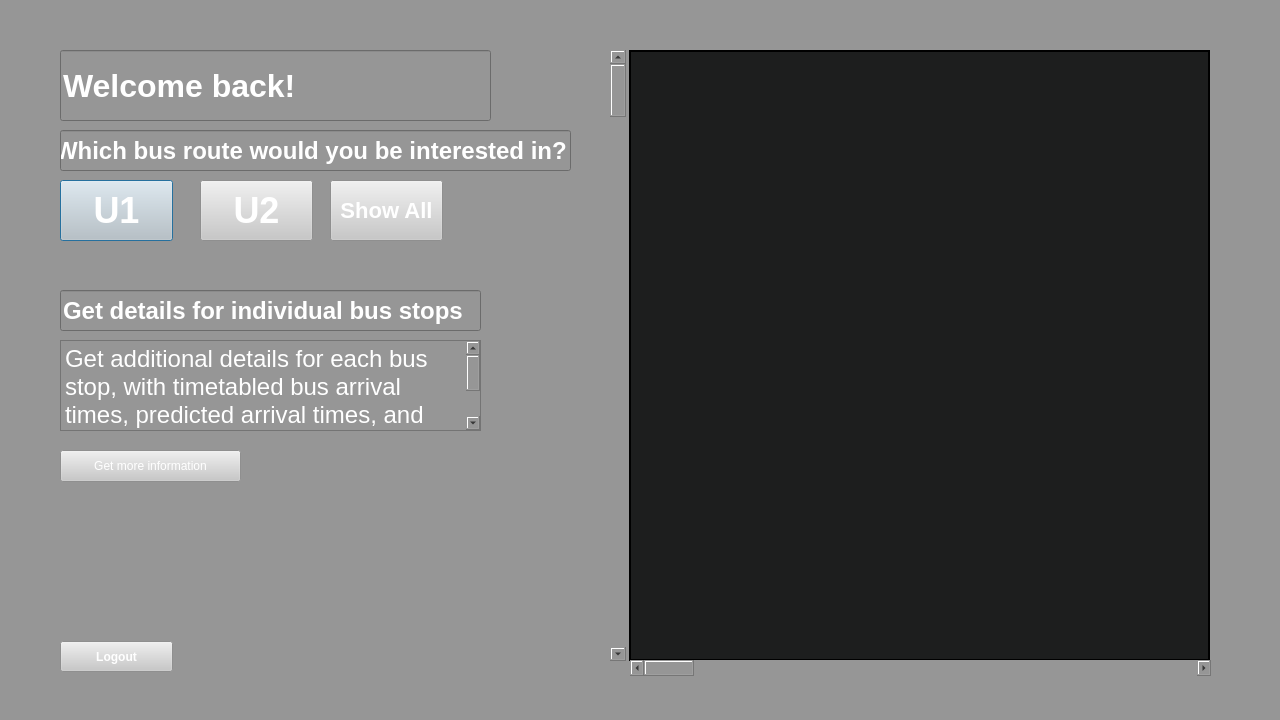
<?xml version="1.0" encoding="UTF-8"?>
<ui version="4.0">
 <class>Dialog</class>
 <widget class="QDialog" name="Dialog">
  <property name="geometry">
   <rect>
    <x>0</x>
    <y>0</y>
    <width>1280</width>
    <height>720</height>
   </rect>
  </property>
  <property name="sizePolicy">
   <sizepolicy hsizetype="Preferred" vsizetype="Preferred">
    <horstretch>0</horstretch>
    <verstretch>0</verstretch>
   </sizepolicy>
  </property>
  <property name="minimumSize">
   <size>
    <width>1280</width>
    <height>720</height>
   </size>
  </property>
  <property name="maximumSize">
   <size>
    <width>1280</width>
    <height>720</height>
   </size>
  </property>
  <property name="baseSize">
   <size>
    <width>1280</width>
    <height>720</height>
   </size>
  </property>
  <property name="windowTitle">
   <string>Dialog</string>
  </property>
  <property name="autoFillBackground">
   <bool>false</bool>
  </property>
  <property name="styleSheet">
   <string notr="true">background-color: rgb(150, 150, 150);</string>
  </property>
  <widget class="QFrame" name="frame">
   <property name="geometry">
    <rect>
     <x>629</x>
     <y>50</y>
     <width>581</width>
     <height>611</height>
    </rect>
   </property>
   <property name="styleSheet">
    <string notr="true">background-color: rgb(29, 30, 30);
border: 2px solid;
</string>
   </property>
   <property name="frameShape">
    <enum>QFrame::StyledPanel</enum>
   </property>
   <property name="frameShadow">
    <enum>QFrame::Raised</enum>
   </property>
  </widget>
  <widget class="QScrollBar" name="verticalScrollBar">
   <property name="geometry">
    <rect>
     <x>610</x>
     <y>50</y>
     <width>16</width>
     <height>611</height>
    </rect>
   </property>
   <property name="orientation">
    <enum>Qt::Vertical</enum>
   </property>
  </widget>
  <widget class="QScrollBar" name="horizontalScrollBar">
   <property name="geometry">
    <rect>
     <x>630</x>
     <y>660</y>
     <width>581</width>
     <height>16</height>
    </rect>
   </property>
   <property name="orientation">
    <enum>Qt::Horizontal</enum>
   </property>
  </widget>
  <widget class="QLineEdit" name="Welcome">
   <property name="geometry">
    <rect>
     <x>60</x>
     <y>50</y>
     <width>431</width>
     <height>71</height>
    </rect>
   </property>
   <property name="styleSheet">
    <string notr="true">font-size: 32px;
font-family: Tahoma;
font-weight: 900;
color: white;</string>
   </property>
   <property name="text">
    <string>Welcome back!</string>
   </property>
  </widget>
  <widget class="QLineEdit" name="Routeselect">
   <property name="geometry">
    <rect>
     <x>60</x>
     <y>130</y>
     <width>511</width>
     <height>41</height>
    </rect>
   </property>
   <property name="styleSheet">
    <string notr="true">font-weight: 500;
font-family: Tahoma;
color: white;
font-size: 24px;</string>
   </property>
   <property name="text">
    <string>Which bus route would you be interested in?</string>
   </property>
  </widget>
  <widget class="QPushButton" name="U1">
   <property name="geometry">
    <rect>
     <x>60</x>
     <y>180</y>
     <width>113</width>
     <height>61</height>
    </rect>
   </property>
   <property name="styleSheet">
    <string notr="true">font-family: tahoma;
font-weight:1000;
font-size: 36px;
background-color: rgb(200, 200, 200);
color: white;</string>
   </property>
   <property name="text">
    <string>U1</string>
   </property>
  </widget>
  <widget class="QPushButton" name="U2">
   <property name="geometry">
    <rect>
     <x>200</x>
     <y>180</y>
     <width>113</width>
     <height>61</height>
    </rect>
   </property>
   <property name="styleSheet">
    <string notr="true">font-family: tahoma;
font-weight:1000;
font-size: 36px;
background-color: rgb(200, 200, 200);
color: white;
</string>
   </property>
   <property name="text">
    <string>U2</string>
   </property>
  </widget>
  <widget class="QPushButton" name="showall">
   <property name="geometry">
    <rect>
     <x>330</x>
     <y>180</y>
     <width>113</width>
     <height>61</height>
    </rect>
   </property>
   <property name="styleSheet">
    <string notr="true">font-family: tahoma;
font-weight:800;
font-size: 22px;
background-color: rgb(200, 200, 200);
color: white;</string>
   </property>
   <property name="text">
    <string>Show All</string>
   </property>
  </widget>
  <widget class="QPushButton" name="logout_button">
   <property name="geometry">
    <rect>
     <x>60</x>
     <y>641</y>
     <width>113</width>
     <height>31</height>
    </rect>
   </property>
   <property name="styleSheet">
    <string notr="true">font-weight: 500;
background-color: rgb(200, 200, 200);
color: white;
</string>
   </property>
   <property name="text">
    <string>Logout</string>
   </property>
  </widget>
  <widget class="QLineEdit" name="Details_title">
   <property name="geometry">
    <rect>
     <x>60</x>
     <y>290</y>
     <width>421</width>
     <height>41</height>
    </rect>
   </property>
   <property name="styleSheet">
    <string notr="true">font-family: Tahoma;
font-size: 24px;
color: white;
font-weight: 500;
</string>
   </property>
   <property name="text">
    <string>Get details for individual bus stops</string>
   </property>
  </widget>
  <widget class="QTextEdit" name="textEdit">
   <property name="geometry">
    <rect>
     <x>60</x>
     <y>340</y>
     <width>421</width>
     <height>91</height>
    </rect>
   </property>
   <property name="styleSheet">
    <string notr="true">font-family: tahoma;
color: white;
</string>
   </property>
   <property name="html">
    <string>&lt;!DOCTYPE HTML PUBLIC &quot;-//W3C//DTD HTML 4.0//EN&quot; &quot;http://www.w3.org/TR/REC-html40/strict.dtd&quot;&gt;
&lt;html&gt;&lt;head&gt;&lt;meta name=&quot;qrichtext&quot; content=&quot;1&quot; /&gt;&lt;style type=&quot;text/css&quot;&gt;
p, li { white-space: pre-wrap; }
&lt;/style&gt;&lt;/head&gt;&lt;body style=&quot; font-family:'tahoma'; font-size:13pt; font-weight:400; font-style:normal;&quot;&gt;
&lt;p style=&quot; margin-top:0px; margin-bottom:0px; margin-left:0px; margin-right:0px; -qt-block-indent:0; text-indent:0px;&quot;&gt;&lt;span style=&quot; font-family:'.AppleSystemUIFont'; font-size:18pt;&quot;&gt;Get additional details for each bus stop, with timetabled bus arrival times, predicted arrival times, and predicted time to reach other bus stops&lt;/span&gt;&lt;/p&gt;&lt;/body&gt;&lt;/html&gt;</string>
   </property>
  </widget>
  <widget class="QPushButton" name="get_more_info">
   <property name="geometry">
    <rect>
     <x>60</x>
     <y>450</y>
     <width>181</width>
     <height>32</height>
    </rect>
   </property>
   <property name="styleSheet">
    <string notr="true">font-family: tahoma;
background-color: rgb(200, 200, 200);
font-weight: 300;
color: white;</string>
   </property>
   <property name="text">
    <string>Get more information</string>
   </property>
  </widget>
 </widget>
 <resources/>
 <connections/>
</ui>
